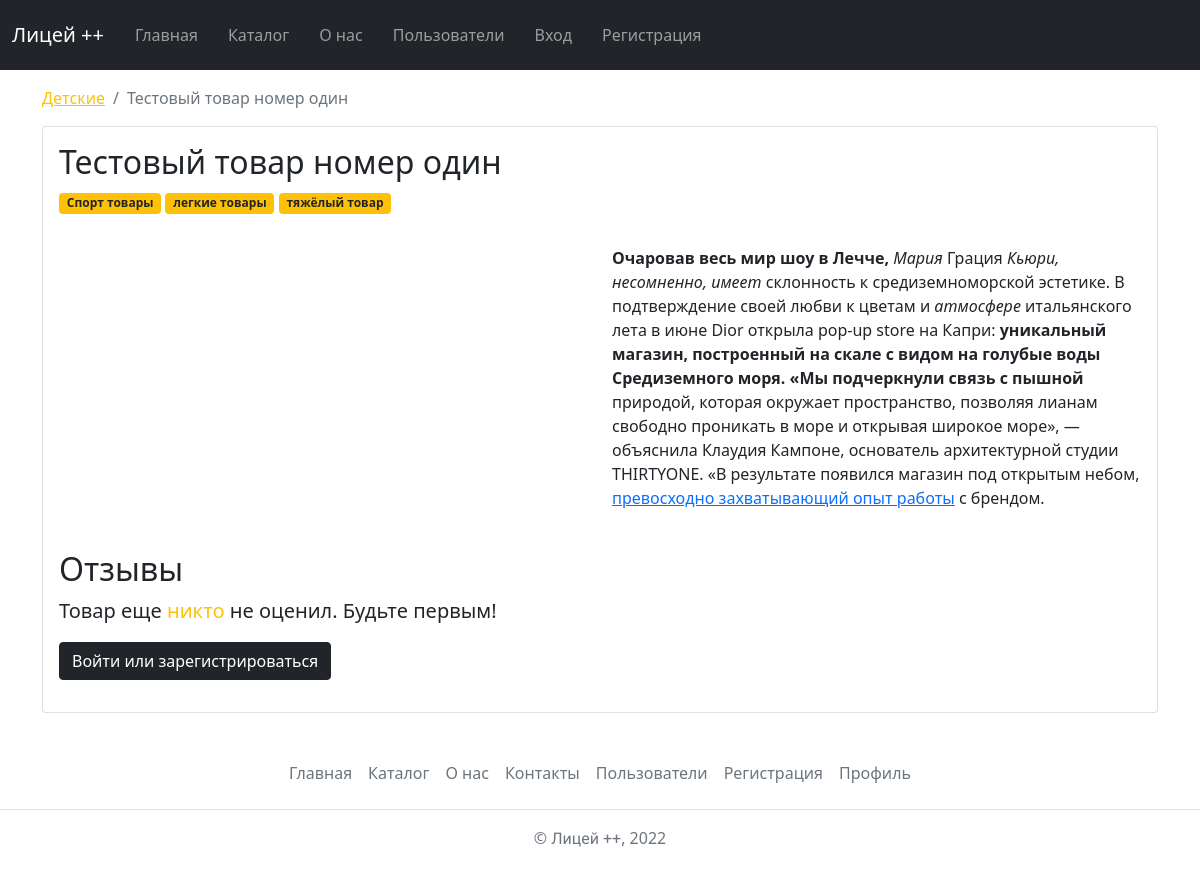
The page /catalog/3/ on the database its author committed.
### catalog/models.py (models this page shows, shortened)
class Item(Published):
    name = models.CharField(
        verbose_name='Название товара',
        max_length=150
    )
    text = models.TextField(
        verbose_name='Текст',
        help_text='Минимум два слова. Обязательно должно содержаться слово превосходно или роскошно', validators=(validate_required_words, validate_words_count)
    )
    tags = models.ManyToManyField(
        verbose_name='Теги',
        to='Tag',
        related_name='items'
    )
    category = models.ForeignKey(
        verbose_name='Категория',
        to='Category',
        related_name='items',
        on_delete=models.RESTRICT
    )
    upload = ImageField(upload_to='uploads/', null=True)
    def get_image_400x300(self):
        return get_thumbnail(self.upload, '400x300', crop='center', quality=51)
    def img_tmb(self):
        if self.upload:
            return mark_safe(f'<img src="{self.upload.url}" width="50">')
        return 'Нет изображений'
    img_tmb.short_description = 'превью'
    img_tmb.allow_tags = True
    objects = ItemManager()
    class Meta:
        verbose_name = 'товар'
        verbose_name_plural = 'товары'

class Category(Slug, Published, Name):
    weight = models.PositiveSmallIntegerField(
        verbose_name='Вес',
        default=100,
        validators=(validate_weight, )
    )
    objects = CategoryManager()
    class Meta:
        verbose_name = 'категория'
        verbose_name_plural = 'категории'

class Tag(Slug, Published, Name):
    objects = TagManager()
    def __str__(self) -> str:
        if self.name:
            return self.name
        return self.slug
    class Meta:
        verbose_name = 'тег'
        verbose_name_plural = 'теги'

### catalog/views.py (the view, shortened to what this page needs)
# urls.py: path('<int:pk>/', views.ItemDetail.as_view(), name='item_detail'),
class ItemDetail(View):
    def __init__(self) -> None:
        self.user_star = '0'
        self.template_name = 'catalog/item_detail.html'
    def get(self, request, pk):
        item = get_object_or_404(Item.objects.published_item_and_tags(), pk=pk)
        if request.user.is_authenticated:
            rate = Rating.objects.filter(item=item, user=request.user).first()
            if rate:
                self.user_star = rate.star
        return render(request, template_name=self.template_name, context={
            'item': item,
            'variants': Rating.CHIOCES,
            'stars': item.ratings.exclude(star=0).aggregate(Avg('star'), Count('star')),
            'user_star': 5 - int(self.user_star),
            'gallery': Gallery.objects.filter(item=item)
        })

### catalog/models.py (called while the page is built)
    def published_tags(self):
        return self.filter(is_published=True)

    def published_item_and_tags(self):
        return self.filter(is_published=True).prefetch_related(
            Prefetch(
                'tags',
                queryset=Tag.objects.published_tags()
            )
        )

### catalog/templatetags/catalog_extras.py (called while the page is built)
@register.filter
def render_markdown(value):
    return markdown(value)

### users/context_processors.py (called while the page is built)
def get_birthday_people(request):
    birthday_people = Profile.objects.filter(
        birthday__endswith=datetime.now().strftime("-%m-%d"),
        private_profile=False,
    ).prefetch_related('user')
    return {'birthday_people': birthday_people}

### templates/catalog/item_detail.html (shortened to what this page needs)
{% extends 'base.html' %}
{% load catalog_extras %}
{% block content %}
<div class="container mt-3">
    <ol class="breadcrumb">
        <li class="breadcrumb-item"><a href="{% url 'item_list' %}#{{ item.category.slug }}" class="text-warning">{{ item.category.name|default:item.category.slug }}</a></li>
        <li class="breadcrumb-item active" aria-current="page">{{ item.name }}</li>
    </ol>
    <div class="card">
        <div class="card-body">
            <h1 class="card-title h2">{{ item.name }}</h5>
            <p><span class="badge bg-warning text-dark">{{ item.tags.all|join:'</span> <span class="badge bg-warning text-dark">' }}</span></p>
            <div class="row row-cols-1  row-cols-sm-1 row-cols-lg-2">
                <div id="gallery" class="col">
                    {% if gallery or item.upload %}
                    <div id="carouselExampleInterval" class="carousel slide" data-bs-ride="carousel">
                        <button class="carousel-control-prev" type="button" data-bs-target="#carouselExampleInterval" data-bs-slide="prev">
                            <span class="carousel-control-prev-icon" aria-hidden="true"></span>
                        </button>
                        <button class="carousel-control-next" type="button" data-bs-target="#carouselExampleInterval" data-bs-slide="next">
                            <span class="carousel-control-next-icon" aria-hidden="true"></span>
                        </button>
                    </div>
                    {% endif %}
                </div>
                <div class="col">
                    <p class="card-text">{{ item.text|render_markdown|safe }}</p>
                </div>
            </div>
            <section class="mt-4">
                <h2>Отзывы</h2>
                <p class="lead">
                {% if stars.star__avg %}
                    {{ stars.star__avg }} <span class="text-warning">звезд</span> / <span class="text-warning">оценок</span> {{ stars.star__count }}
                {% else %}
                    Товар еще <span class="text-warning">никто</span> не оценил. Будьте первым!
                {% endif %}
                </p>
                {% if request.user.is_authenticated %}
                <div class="mt-4">
                    <h3 class="h2">Оценить</h3>
                    <form method="post">
                        {% csrf_token %}
                        {% for i in variants %}
                            <div class="form-check">
                                <input
                                    class="form-check-input"
                                    type="radio"
                                    name="rate"
                                    value="{{ i.0 }}"
                                    id="RadioRate{{ forloop.counter0 }}"
                                    {% if forloop.counter0 == user_star %}
                                        checked
                                    {% endif %}
                                >
                                <label class="form-check-label" for="RadioRate{{ forloop.counter0 }}">
                                    {{ i.1 }}
                                </label>
                            </div>
                        {% endfor %}
                        <button type="submit" class="btn btn-dark mt-2">Оценить</button>
                    </form>
                </div>
                {% else %}
                <article class="mb-3">
                    <a href="{% url 'signup' %}" class="btn btn-dark">Войти или зарегистрироваться</a>
                </article>
                {% endif %}
            </section>
        </div>
    </div>
</div>
{% endblock %}

### static/css/main.css (style rules this page uses)
* { margin: 0; padding: 0; }
html, body { height: 100%; }

### rows shown on the page
Item: category.name "Детские", name "Тестовый товар номер один", tags.all "Спорт товары легкие товары тяжёлый товар", text|render_markdown "Очаровав весь мир шоу в Лечче, Мария Грация Кьюри, несомненно, имеет склонность к средиземноморской эстетике. В подтверждение своей любви к цветам и атмосфере итальянского лета в июне Dior открыла pop-up store на Капри: уникальный магазин, построенный на скале с видом на голубые воды Средиземного моря. «Мы подчеркнули связь с пышной природой, которая окружает пространство, позволяя лианам свободно проникать в море и открывая широкое море», — объяснила Клаудия Кампоне, основатель архитектурной студии THIRTYONE. «В результате появился магазин под открытым небом, превосходно захватывающий опыт работы с брендом."
